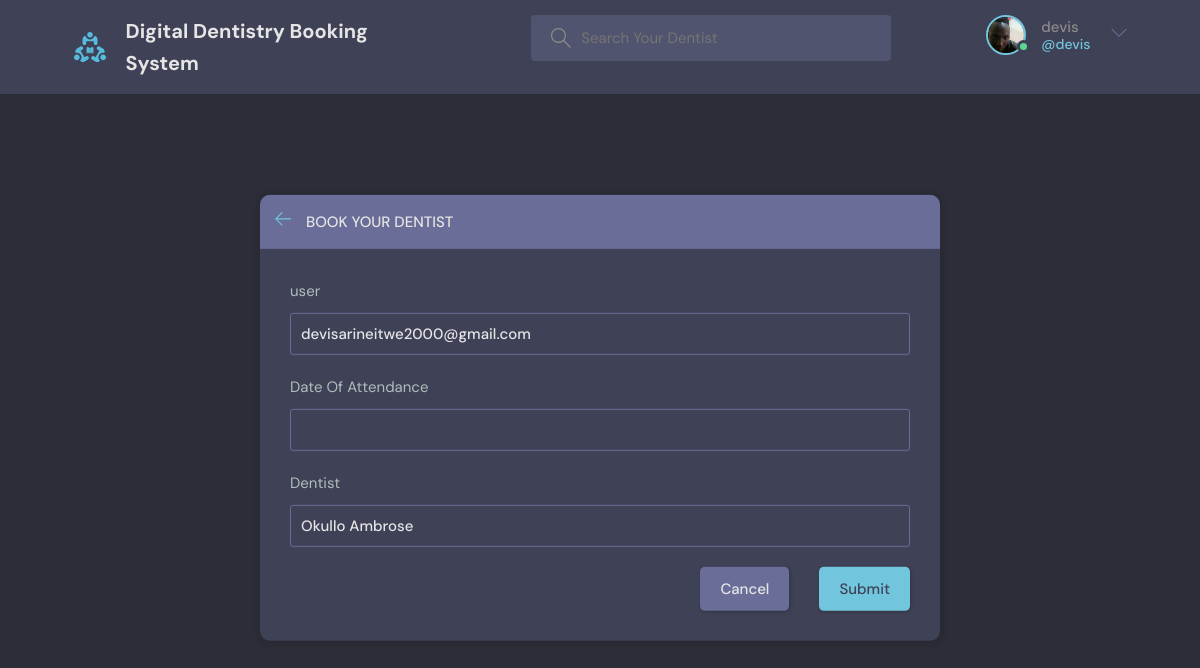
Page /create-booking/15/ (signed in) on the committed database.
### base/models.py (models this page shows, shortened)
class User(AbstractUser):
    name = models.CharField(max_length=200, null=True)
    email = models.EmailField(unique=True, null=True)
    bio = models.TextField(null=True)
    avatar = models.ImageField(null=True, default="avatar.svg")
    USERNAME_FIELD = 'email'
    REQUIRED_FIELDS = []

class Room(models.Model):
    host = models.ForeignKey(User, on_delete=models.SET_NULL, null=True)
    topic = models.ForeignKey(Topic, on_delete=models.SET_NULL, null=True)
    name = models.CharField(max_length=200)
    description = models.TextField(null=True, blank=True)
    secret_key = models.CharField(max_length=200, unique=True, null=True)
    updated = models.DateTimeField(auto_now=True)
    created = models.DateTimeField(auto_now_add=True)
    class Meta:
        ordering = ['-updated', '-created']

### base/views.py (the view, shortened to what this page needs)
# urls.py: path('create-booking/<str:pk>/', views.createBooking, name="create-booking"),
@login_required(login_url='login')
def createBooking(request, pk):
    room = Room.objects.get(id=pk)
    form = BookingForm()
    context = {'form': form, 'room': room}
    return render(request, 'base/create-booking.html', context)

### base/forms.py
class BookingForm(ModelForm):
    class Meta:
        model = Booking
        fields = '__all__'

### base/templates/base/create-booking.html (shortened to what this page needs)
{% extends 'main.html' %}
{% block content %}
<main class="create-room layout">
  <div class="container">
    <div class="layout__box">
      <div class="layout__boxHeader">
        <div class="layout__boxTitle">
          <a href="{{request.META.HTTP_REFERER}}">
            <svg version="1.1" xmlns="http://www.w3.org/2000/svg" width="32" height="32" viewBox="0 0 32 32">
              <title>arrow-left</title>
              <path
                d="M13.723 2.286l-13.723 13.714 13.719 13.714 1.616-1.611-10.96-10.96h27.625v-2.286h-27.625l10.965-10.965-1.616-1.607z">
              </path>
            </svg>
          </a>
          <h3>Book Your Dentist</h3>
        </div>
      </div>
      <div class="layout__body">
        <form action="" method="POST">
            <div class="form__group">
              <label for="room_name">user</label>
                <input type="text" name="user" value="{{request.user}}" id="user">
            </div>
            <div class="form__group">
              <label for="room_name">Date Of Attendance</label>
              {{form.attendance}}
            </div>
            <div class="form__group">
              <label for="room_name">Dentist</label>
              <input type="text" name="room" id="room" value="{{room.name}}">
            </div>
            <div class="form__action">
              <a class="btn btn--dark" href="{{request.META.HTTP_REFERER}}">Cancel</a>
              <button class="btn btn--main" type="submit">Submit</button>
            </div>
        </form>
      </div>
    </div>
  </div>
</main>
{% endblock %}

### templates/navbar.html (shortened to what this page needs)
{% load static %}
<header class="header header--loggedIn">
    <div class="container">
        <a href="{% url 'home' %}" class="header__logo">
            <img src="{% static 'images/logo.svg' %}" />
            <h1>Digital Dentistry Booking System</h1>
        </a>
        <form class="header__search" method="GET" action="{% url 'home' %}">
            <label>
                <input name="q" placeholder="Search Your Dentist" />
            </label>
        </form>
        <nav class="header__menu">
            {% if request.user.is_authenticated %}
            <div class="header__user">
                <a href="{% url 'update-user' %}">
                    <div class="avatar avatar--medium active">
                        <img src="{{request.user.avatar.url}}" />
                    </div>
                    <p>{{request.user.username}} <span>@{{request.user.username}}</span></p>
                </a>
                <button class="dropdown-button">
                    <svg version="1.1" xmlns="http://www.w3.org/2000/svg" width="32" height="32" viewBox="0 0 32 32">
                        <title>chevron-down</title>
                        <path d="M16 21l-13-13h-3l16 16 16-16h-3l-13 13z"></path>
                    </svg>
                </button>
            </div>
            {% else %}
            <a href="{% url 'login' %}">
                <img src="{% static 'images/avatar.svg' %}" />
                <p>Login</p>
            </a>
            {% endif %}
        </nav>
    </div>
</header>

### rows in the picture
User: user.avatar (picture), user.username "devis", user "devisarineitwe2000@gmail.com"
Room: room "Okullo Ambrose"
